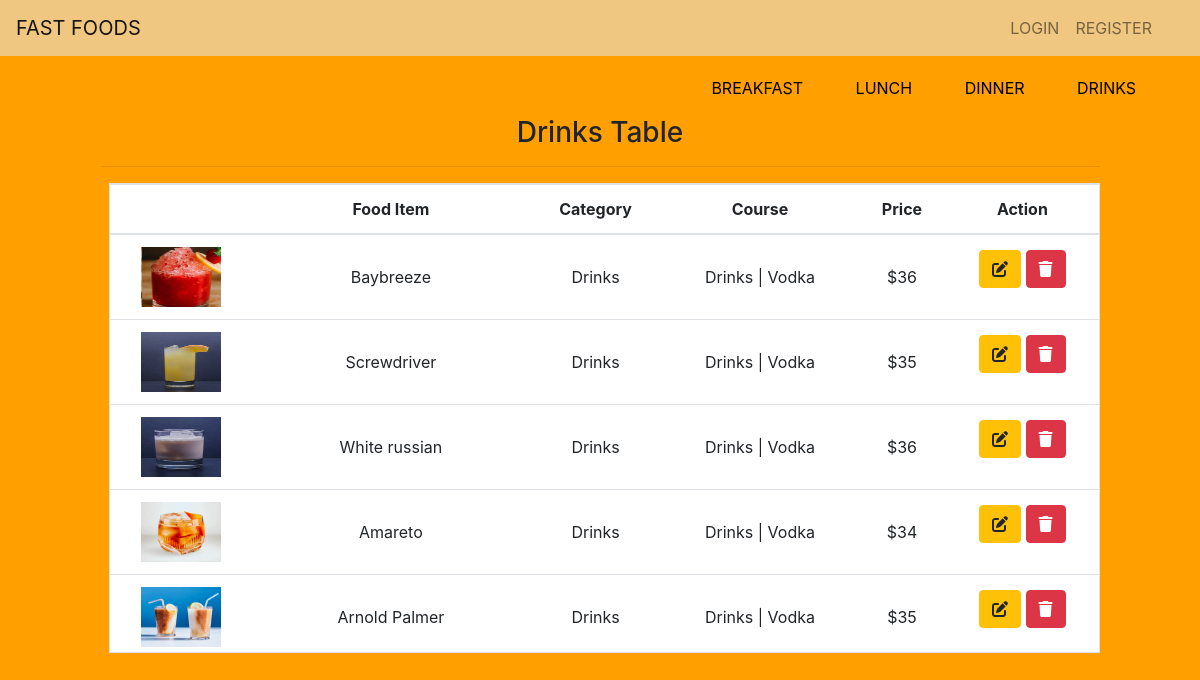
/app/admdrinks/, run on the app's committed database.
### app/models.py (models this page shows, shortened)
class Food(models.Model):
    id =models.UUIDField(primary_key=True, default=uuid.uuid4)
    name = models.CharField(max_length=120)
    meal = models.ForeignKey(Meal, on_delete=models.CASCADE, null=True)
    course = models.ForeignKey(Course, on_delete=models.CASCADE, null=True)
    price = models.PositiveIntegerField(null=True)
    image = models.ImageField(upload_to='food_pics/', default='/media/food.jpg')
    created = models.DateTimeField(auto_now_add=True)
    update = models.DateTimeField(auto_now=True)
    class Meta:
        verbose_name_plural ='food'
        ordering =('-created',)

class Meal(models.Model):
    id =models.UUIDField(primary_key=True, default=uuid.uuid4)
    name = models.CharField(choices=category ,max_length=120, null=True)
    class Meta:
        verbose_name_plural = 'meal'
    def __str__(self):
        return self.name

class Course(models.Model):
    id =models.UUIDField(primary_key=True, default=uuid.uuid4)
    name = models.CharField(choices=choice,max_length=120, null=True)
    meal = models.ForeignKey(Meal, on_delete=models.CASCADE)
    class Meta:
        verbose_name_plural = 'course'
    def __str__(self):
        return f'{self.meal} | {self.name}'

### app/views.py (the view)
# urls.py: path('admdrinks/', admdrinks, name='admdrinks'),
def admdrinks (request):
    foods = Food.objects.all()
    context={
        'foods':foods,
    }
    return render(request, 'pages/admdrinks.html', context)

### templates/pages/admdrinks.html (shortened to what this page needs)
{% extends 'partials/base.html' %}
{%load crispy_forms_tags%}
{% block content %}
    <div class="container">
        <div class="row" style="margin-top: 60px;">
            <div class="col-md-7">
            </div>
            <div class="col-md-5">
                <div class="py-3 text-center">
                    <a class="pr-5" style="color: black;" href="{% url 'admbreakfast' %}">BREAKFAST</a>
                    <a class="pr-5" style="color: black;" href="{% url 'admlunch' %}">LUNCH</a>
                    <a class="pr-5" style="color: black;" href="{% url 'admdinner' %}">DINNER</a>
                    <a style="color: black;" href="{% url 'admdrinks' %}">DRINKS</a>
                </div>
            </div>
        </div>
        <div class="row">
            <div class="upper" style="margin: auto; width: 100%; display: flex; text-align: center; justify-content: space-between;  ">
                <div class="right mb-2" style="margin: auto; width: 90%;">
                    <h3>Drinks Table</h3>
                    <hr>
                    <div class="border bg-white ml-2" style="height: 470px; overflow-y: scroll;">
                        <table class="table">
                            <thead>
                                <th style="padding-top: 20px;" scope="col" >{{forloop.counter}}</th>
                                <th scope="col" >Food Item</th>
                                <th scope="col" >Category</th>
                                <th scope="col">Course</th>
                                <th scope="col" >Price</th>
                                <th scope="col">Action</th>
                            </thead>
                            <tbody>
                                {% for food in foods %}
                                {%if food.meal.name == 'Drinks'%}
                                <tr>
                                    <td><img src="{{food.image.url}}" alt="" height="60px" width="80px"></td>
                                    <td style="padding-top: 30px;">{{food.name}}</td>
                                    <td style="padding-top: 30px;">{{food.meal}}</td>
                                    <td style="padding-top: 30px;">{{food.course}}</td>
                                    <td style="padding-top: 30px;">${{food.price}}</td>
                                    <td style="padding-top: 15px;">
                                        <a class="btn btn-warning" href="{% url 'edit_admdrinks' food.id %}"><i class="fas fa-edit"></i></a>
                                        <a class="btn btn-danger" href="{% url 'delete_admdrinks' food.id %}"><i class="fa fa-trash"></i></a>
                                    </td>
                                </tr>
                                {%endif%}
                                {% endfor %}
                            </tbody>
                        </table>
                </div>
            </div>
        </div>
    </div>
{% endblock %}

### templates/partials/base.html (shortened to what this page needs)
<!DOCTYPE html>
{%load static%}
<html lang="en">
<head>
    <link rel="stylesheet" href="https://cdnjs.cloudflare.com/ajax/libs/font-awesome/6.4.2/css/all.min.css">
    <link rel="stylesheet" href="https://cdn.jsdelivr.net/npm/bootstrap@4.0.0/dist/css/bootstrap.min.css">
    <link rel="stylesheet" href="{% static 'css/style.css' %}">
</head>
<body>
    <nav class="navbar navbar-expand-lg fixed-top navbar-light">
        <a class="navbar-brand" href="#">FAST FOODS</a>
        <div class="collapse navbar-collapse" id="navbarSupportedContent">
          {% if user.is_authenticated %}
          <ul class="navbar-nav ml-auto pr-2">
            <li class="nav-item active">
              <a class="nav-link" href="{% url 'home' %}"> <i class="fa fa-home" aria-hidden="true"></i> HOME <span class="sr-only">(current)</span></a>
            </li>
            <li class="nav-item">
              <a class="nav-link" href="#">ABOUT</a>
            </li>
            <li class="nav-item dropdown">
              <a class="nav-link dropdown-toggle" href="#" id="navbarDropdown" role="button" data-toggle="dropdown" aria-haspopup="true" aria-expanded="false">
                {{user.username}}
              </a>
              <div class="dropdown-menu" aria-labelledby="navbarDropdown">
                <a class="dropdown-item" href="{% url 'profile' %}"> <i class="fa fa-user-circle" aria-hidden="true"></i> PROFILE</a>
                <a class="dropdown-item" href="{% url 'logout' %}"> <i class="fa fa-sign-out" aria-hidden="true"></i> LOGOUT</a>
                <div class="dropdown-divider"></div>
                <a class="dropdown-item" href="{% url 'change_password' %}"> <i class="fas fa-lock    "></i> Change Password</a>
              </div>
            </li>
          </ul>
          <div class="form-inline mr-3" >
            <a class=" " href="{% url 'cart' %}">
                <img style="display: inline;" id="cart-icon" src="/media/cart.png" alt="" height="20px" width="20px">
            </a>
            <p class="text-white rounded-circle ml-1 p-1" id="no_items" style="background-color: black; color: #fff;font-size: 12px;font-weight: 700;" id="cart-total">{{cart.no_items}}</p>
          </div>
          <form class="form-inline my-2 my-lg-0">
            <input class="form-control mr-sm-2" type="search" placeholder="Search" aria-label="Search">
            <button class="btn btn-outline-success my-2 my-sm-0" type="submit"><i class="fa fa-search" aria-hidden="true"></i></button>
          </form>
          {% else %}
          <ul class="navbar-nav ml-auto pr-4">
            <li class="nav-item">
              <a class="nav-link" href="{% url 'login' %}">LOGIN</a>
            </li>
            <li class="nav-item">
              <a class="nav-link" href="{% url 'register' %}">REGISTER</a>
            </li>
          </ul>
          {% endif %}
        </div>
      </nav>
      <div class="container">
        {% block content %}
        {% endblock %}
      </div>
</body>
</html>

### static/css/style.css (style rules this page uses)
body { background-color: #ff9f00 !important; }
.navbar { background-color: #efc781; }

### data on the page
Food: image (picture), name "Baybreeze", meal "Drinks", course "Drinks | Vodka", price "36"
Food: image (picture), name "Screwdriver", meal "Drinks", course "Drinks | Vodka", price "35"
Food: image (picture), name "White russian", meal "Drinks", course "Drinks | Vodka", price "36"
Food: image (picture), name "Amareto", meal "Drinks", course "Drinks | Vodka", price "34"
Food: image (picture), name "Arnold Palmer", meal "Drinks", course "Drinks | Vodka", price "35"
